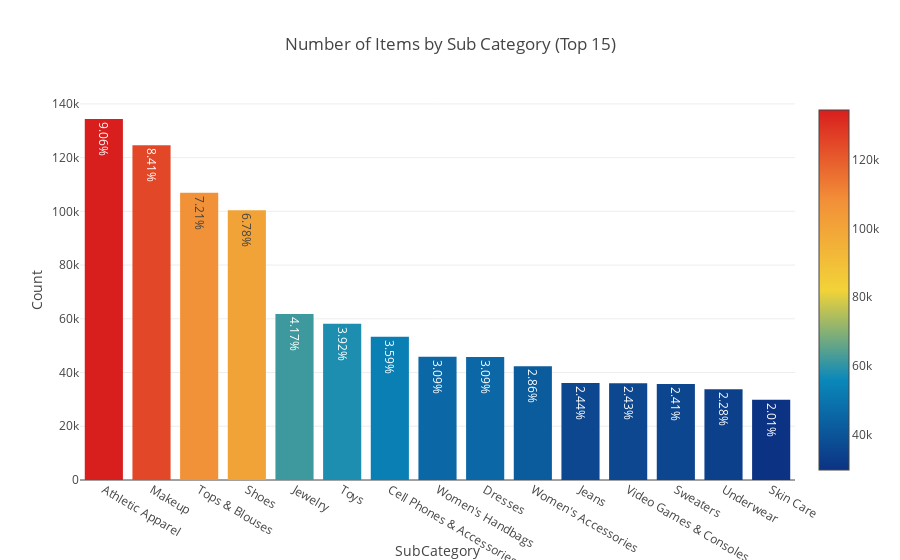

The code cell stored with this chart in its notebook:
### Code cell
trace1 = go.Bar(x=x, y=y, text=pct,
                marker=dict(
                color = y,colorscale='Portland',showscale=True,
                reversescale = False
                ))
layout = dict(title= 'Number of Items by Sub Category (Top 15)',
              yaxis = dict(title='Count'),
              xaxis = dict(title='SubCategory'))
fig=dict(data=[trace1], layout=layout)
py.iplot(fig)

### Figure 1 — Plotly figure (JSON) as saved in the notebook; plotly's stock layout.template omitted (floating-point values rounded to 4 significant figures)
{"data": [{"marker": {"color": [134383, 124624, 106960, 100452, 61763, 58158, 53290, 45862, 45758, 42350, 36130, 35971, 35752, 33784, 29838], "colorscale": "Portland", "reversescale": false, "showscale": true}, "text": ["9.06%", "8.41%", "7.21%", "6.78%", "4.17%", "3.92%", "3.59%", "3.09%", "3.09%", "2.86%", "2.44%", "2.43%", "2.41%", "2.28%", "2.01%"], "type": "bar", "x": ["Athletic Apparel", "Makeup", "Tops & Blouses", "Shoes", "Jewelry", "Toys", "Cell Phones & Accessories", "Women's Handbags", "Dresses", "Women's Accessories", "Jeans", "Video Games & Consoles", "Sweaters", "Underwear", "Skin Care"], "y": [134383, 124624, 106960, 100452, 61763, 58158, 53290, 45862, 45758, 42350, 36130, 35971, 35752, 33784, 29838]}], "layout": {"title": "Number of Items by Sub Category (Top 15)", "xaxis": {"title": "SubCategory"}, "yaxis": {"title": "Count"}}}
